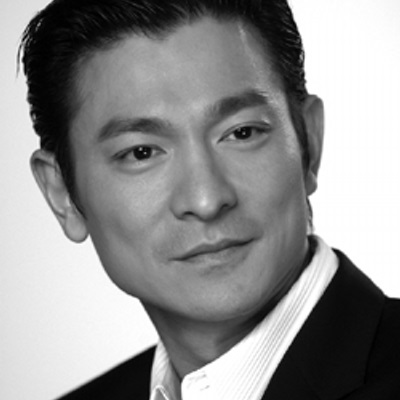
#> input picture chap12-Canny/andy.jpg, 400 x 400 px, given in place of Grapefruit.png, which was not available
$ jupyter execute --allow-errors '12.Finding the edges with Canny-Ans-Lewis.ipynb'   (shell and % lines are left out)   (text cells are left out)
#> lines starting #> are read from the running program, lines starting #| are printed output that depends on the picture; pictures that were not available may be replaced by others from this repository, and a replacement may not be noted
[cell 1]
# 準備事項

import matplotlib.pyplot as plt
def show_image(image, title='Image', cmap_type='gray', interpolation=None):
    plt.imshow(image, cmap=cmap_type)
    plt.title(title)
    plt.axis('off')
    plt.show()

def plot_comparision(original, filtered, title_filtered):
    fig, (ax1, ax2) = plt.subplots(ncols=2, figsize=(32,8), sharex=True, sharey=True)
    ax1.imshow(original, cmap=plt.cm.gray)
    ax1.set_title('original')
    ax1.axis('off')

    ax2.imshow(filtered, cmap=plt.cm.gray)
    ax2.set_title(title_filtered)
    ax2.axis('off')


import ast
import numpy as np
import matplotlib.pyplot as plt
from skimage import color

#> (the rest of this cell did not finish here and is left out)

[cell 2]
# Import the canny edge detector
from skimage.feature import canny

# Convert image to grayscale
#> (the rest of this cell did not finish here and is left out)

[cell 3]
# 預期結果
original, Canny = plt.imread('Grapefruit.png'), \
                     plt.imread('Edges with canny.png')
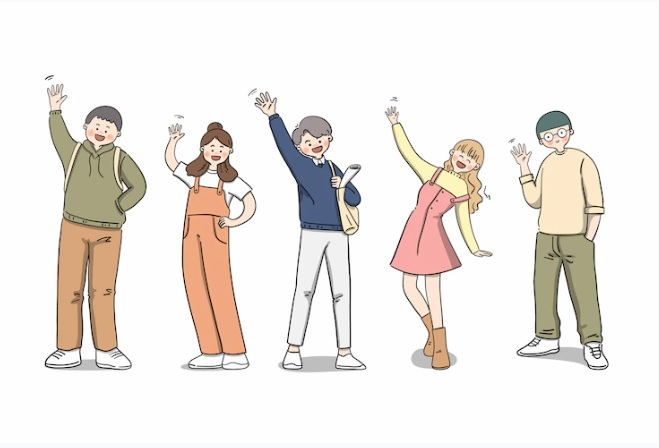
#> input picture chap12-Canny/peoples.jpg, 659 x 448 px, given in place of Edges with canny.png, which was not available
#> original is the input picture: shape (400, 400, 3); min 0, max 255, mean 145.3
#> Canny is the input picture: shape (448, 659, 3); mean R, G, B 238.8, 234, 229.5

plot_comparision(original, Canny, 'Canny')
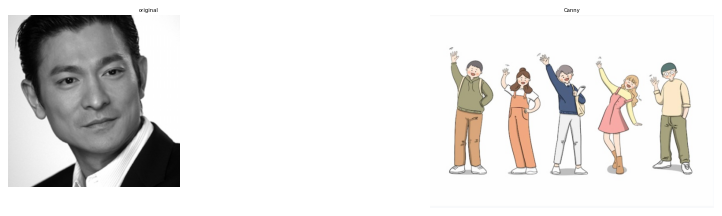
#> figure drawn by matplotlib, 2 panels

[cell 4]
# 準備事項
# Apply the canny edge detector to the grapefruit image with a sigma of 1.8.

#> (a cell that did not finish here is left out)

[cell 6]
# 預期結果
original, Canny = plt.imread('Sigma of 1.8.png'), \
                     plt.imread('Sigma of 2.2.png')
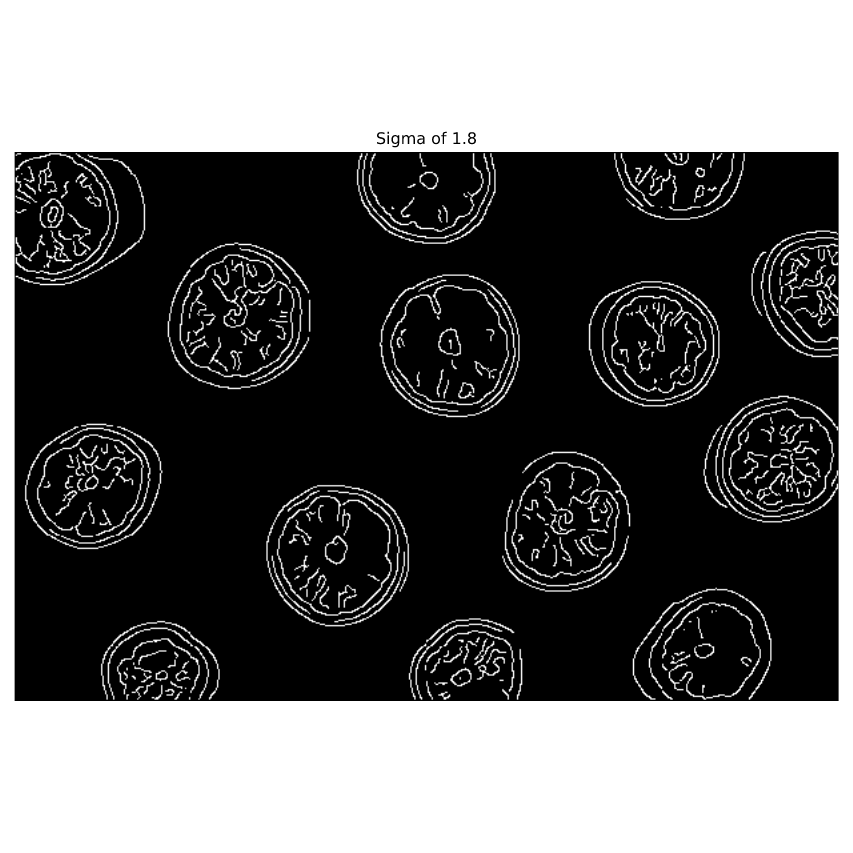
#> input picture chap12-Canny/Sigma of 1.8.png, 853 x 853 px
#> original is the input picture: shape (853, 853, 3) float32; min 0, max 1, mean 0.415

plot_comparision(original, Canny, 'Canny with Sigma')
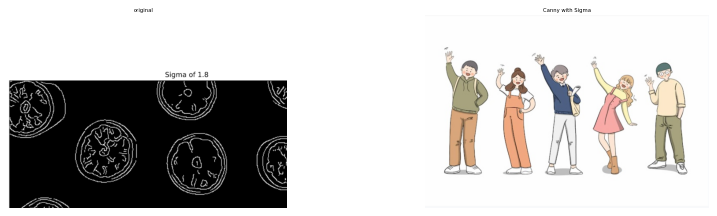
#> figure drawn by matplotlib, 2 panels
